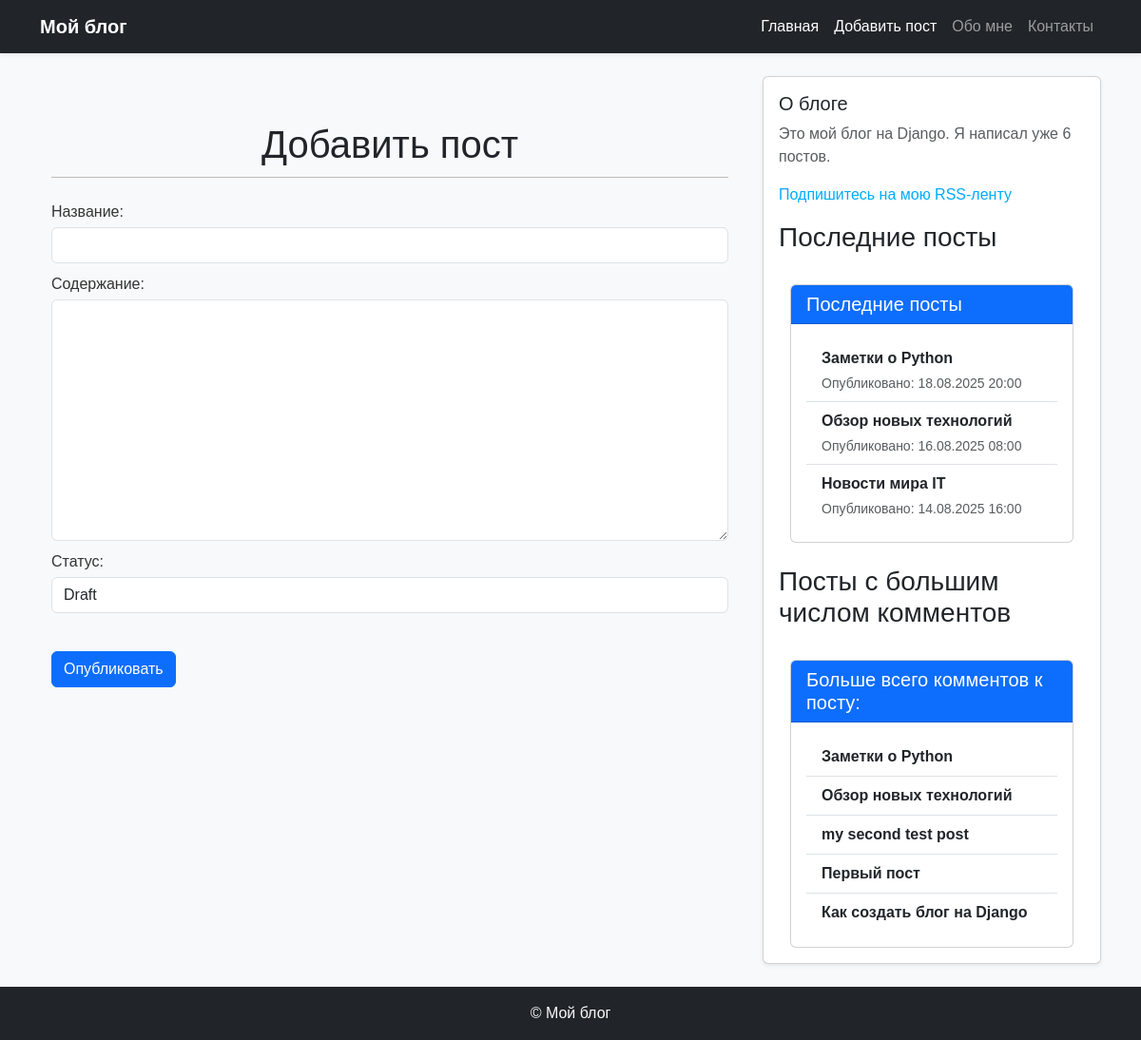
Before: /blog/post/create/ with the older database file.
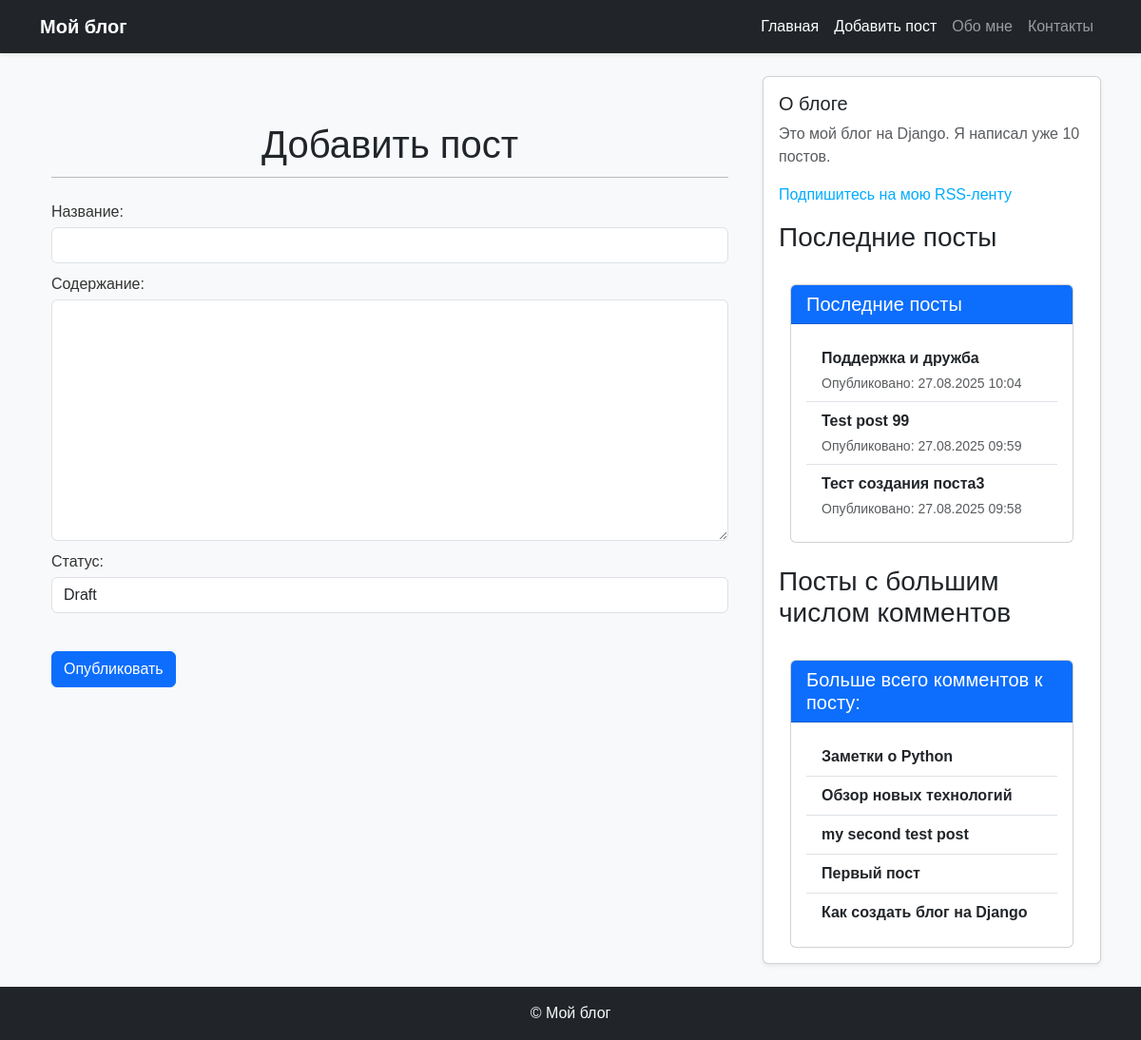
After: the same page with the newer database file.
### blog/models.py (models this page shows, shortened)
class Post(models.Model):
    class Status(models.TextChoices):
        DRAFT = 'DF', 'Draft'
        PUBLISHED = 'PB', 'Published'
    title = models.CharField(max_length=50, verbose_name='название')
    slug = models.SlugField(max_length=50, unique_for_date='publish', verbose_name='слаг')
    body = models.TextField(verbose_name='содержание')
    publish = models.DateTimeField(default=timezone.now, verbose_name='дата публикации')
    created = models.DateTimeField(auto_now_add=True, verbose_name='создан')
    updated = models.DateTimeField(auto_now=True, verbose_name='обновлен')
    status = models.CharField(max_length=2, choices=Status.choices, default=Status.DRAFT, verbose_name='статус')
    author = models.ForeignKey(User, on_delete=models.CASCADE, related_name='blog_posts', verbose_name='автор')
    objects = models.Manager()
    published = PublishManager()
    tags = TaggableManager()
    class Meta:
        ordering = ['-publish']
        verbose_name = 'пост'
        verbose_name_plural = 'посты'
        indexes = [
            models.Index(fields=['-publish']),
        ]
    def get_absolute_url(self):
        return reverse('blog:post_detail',
                       args=[
                            self.publish.year,
                            self.publish.month,
                            self.publish.day,
                            self.slug
                        ])

### blog/views.py (the view)
# urls.py: path('blog/post/create/', post_create, name='post_create'),
def post_create(request):
    if request.method == 'POST':
        form = PostForm(request.POST)
        if form.is_valid():
            post = form.save(commit=False)
            post.author = request.user
            if not post.slug:
                post.slug = slug_generator(post.title)
            post.save()
            return HttpResponseRedirect(reverse('blog:posts_list'))
    else:
        form = PostForm()
        return render(request, 'blog/post/post_create.html', {'title':'Создание поста', 'form': form})

### blog/forms.py
class PostForm(forms.ModelForm):
    class Meta:
        model = Post
        fields = ('title', 'body', 'status',)
        widgets = {
            'title': forms.TextInput(attrs={'class': 'form-control'}),
            'body': forms.Textarea(attrs={'class': 'form-control'}),
            'status': forms.Select(attrs={'class': 'form-control'}),
        }

### blog/models.py (called while the page is built)
    def get_queryset(self):
        return super().get_queryset().filter(status=Post.Status.PUBLISHED)

### blog/templatetags/blog_tags.py (called while the page is built)
@register.simple_tag
def total_posts():
    return Post.published.count()

@register.inclusion_tag('blog/post/latest_posts.html')
def show_latest_posts(count=5):
    latest_posts = Post.published.order_by('-publish')[:count]
    return {'latest_posts':latest_posts}

@register.simple_tag
def get_most_commented_posts(count=5):
    return Post.published.annotate(
        total_comments=Count('comments')
    ).order_by('-total_comments')[:count]

### blog/templates/blog/post/post_create.html (shortened to what this page needs)
{% extends 'blog/base.html' %}
{% block content %}
<div class="container mt-5">
    <h1 class="text-center mb-4">Добавить пост</h1>
    <form method="post">
        {{ form.as_p }}
        <br>
        <button type="submit" class="btn btn-primary">Опубликовать</button>
    </form>
</div>
{% endblock %}

### blog/templates/blog/base.html (shortened to what this page needs)
{% load blog_tags %}
{% load static %}
<!DOCTYPE html>
<html lang="ru">
<head>
  <link rel="stylesheet" href="https://cdn.jsdelivr.net/npm/bootstrap@5.3.2/dist/css/bootstrap.min.css">
  <link href="{% static 'css/blog.css' %}" rel="stylesheet">
</head>
<body class="bg-light">
  <nav class="navbar navbar-expand-lg navbar-dark bg-dark shadow-sm">
    <div class="container">
      <a class="navbar-brand fw-bold" href="{% url 'blog:posts_list' %}">Мой блог</a>
      <div class="collapse navbar-collapse" id="navbarContent">
        <ul class="navbar-nav ms-auto">
          <li class="nav-item"><a class="nav-link active" href="{% url 'blog:index' %}">Главная</a></li>
          <li class="nav-item"><a class="nav-link active" href="{% url 'blog:post_create' %}">Добавить пост</a></li>
          <li class="nav-item"><a class="nav-link" href="#">Обо мне</a></li>
          <li class="nav-item"><a class="nav-link" href="#">Контакты</a></li>
        </ul>
      </div>
    </div>
  </nav>
  <div class="container mt-4">
    <div class="row">
      <main class="col-md-8 mb-4">
        {% block content %}{% endblock %}
      </main>
      <aside class="col-md-4">
        <div class="card shadow-sm p-3">
          <h2 class="h5">О блоге</h2>
          <p class="text-muted">
            Это мой блог на Django.
            Я написал уже {% total_posts %} постов.
          </p>
          <p>
           <a href="{% url 'blog:post_feed' %}">
             Подпишитесь на мою RSS-ленту
           </a>
          </p>
          <h3>Последние посты</h3>
            {% show_latest_posts 3 %}
          <br>
          <h3>Посты с большим числом комментов</h3>
          <div class="container mt-4">
            <div class="card">
              <div class="card-header bg-primary text-white">
                <h5 class="mb-0">Больше всего комментов к посту:</h5>
              </div>
              {% get_most_commented_posts as most_commented_posts %}
              <div class="card-body">
                <ul class="list-group list-group-flush">
                  {% for post in most_commented_posts %}
                  <li class="list-group-item">
                    <a href="{{ post.get_absolute_url }}" class="text-decoration-none fw-bold text-dark">{{ post.title }}</a>
                  </li>
                  {% endfor %}
                </ul>
              </div>
            </div>
          </div>
        </div>
      </aside>
    </div>
  </div>
  <footer class="bg-dark text-light text-center py-3 mt-4">
    <p class="mb-0">&copy; {{ now|date:"Y" }} Мой блог</p>
  </footer>
</body>
</html>

### blog/templates/blog/post/latest_posts.html
<div class="container mt-4">
  <div class="card">
    <div class="card-header bg-primary text-white">
      <h5 class="mb-0">Последние посты</h5>
    </div>
    <div class="card-body">
      <ul class="list-group list-group-flush">
        {% for post in latest_posts %}
        <li class="list-group-item">
          <a href="{{ post.get_absolute_url }}" class="text-decoration-none fw-bold text-dark">
            {{ post.title }}
          </a>
          <div class="text-muted small mt-1">
            Опубликовано: {{ post.publish|date:"d.m.Y H:i" }}
          </div>
        </li>
        {% endfor %}
      </ul>
    </div>
  </div>
</div>

Changed rows visible on the page:
no longer on this page (row unchanged): Post: title "Новости мира IT", publish "14.08.2025 16:00", shown under "Последние посты"
no longer on one of the page's lists (row unchanged): Post: title "Заметки о Python", publish "18.08.2025 20:00"
no longer on one of the page's lists (row unchanged): Post: title "Обзор новых технологий", publish "16.08.2025 08:00"
added Post: title "Поддержка и дружба", publish "27.08.2025 10:04", shown under "Последние посты"
added Post: title "Test post 99", publish "27.08.2025 09:59", shown under "Последние посты"
added Post: title "Тест создания поста3", publish "27.08.2025 09:58", shown under "Последние посты"
Other visible differences:
text no longer shown: "6"
text now shown: "10"
